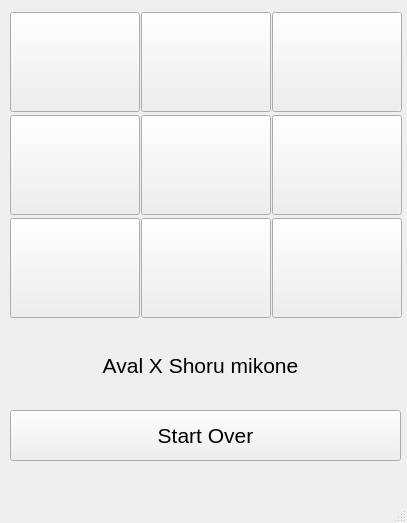
<?xml version="1.0" encoding="UTF-8"?>
<ui version="4.0">
 <class>MainWindow</class>
 <widget class="QMainWindow" name="MainWindow">
  <property name="geometry">
   <rect>
    <x>0</x>
    <y>0</y>
    <width>407</width>
    <height>523</height>
   </rect>
  </property>
  <property name="windowTitle">
   <string>MainWindow</string>
  </property>
  <widget class="QWidget" name="centralwidget">
   <widget class="QWidget" name="gridLayoutWidget">
    <property name="geometry">
     <rect>
      <x>10</x>
      <y>10</y>
      <width>392</width>
      <height>311</height>
     </rect>
    </property>
    <property name="sizePolicy">
     <sizepolicy hsizetype="Preferred" vsizetype="Preferred">
      <horstretch>100</horstretch>
      <verstretch>100</verstretch>
     </sizepolicy>
    </property>
    <property name="minimumSize">
     <size>
      <width>100</width>
      <height>100</height>
     </size>
    </property>
    <layout class="QGridLayout" name="gridLayout">
     <property name="spacing">
      <number>1</number>
     </property>
     <item row="0" column="1">
      <widget class="QPushButton" name="pushButton_2">
       <property name="sizePolicy">
        <sizepolicy hsizetype="Minimum" vsizetype="Fixed">
         <horstretch>100</horstretch>
         <verstretch>100</verstretch>
        </sizepolicy>
       </property>
       <property name="minimumSize">
        <size>
         <width>100</width>
         <height>100</height>
        </size>
       </property>
       <property name="font">
        <font>
         <pointsize>48</pointsize>
        </font>
       </property>
       <property name="text">
        <string/>
       </property>
      </widget>
     </item>
     <item row="2" column="1">
      <widget class="QPushButton" name="pushButton_8">
       <property name="sizePolicy">
        <sizepolicy hsizetype="Minimum" vsizetype="Fixed">
         <horstretch>100</horstretch>
         <verstretch>100</verstretch>
        </sizepolicy>
       </property>
       <property name="minimumSize">
        <size>
         <width>100</width>
         <height>100</height>
        </size>
       </property>
       <property name="font">
        <font>
         <pointsize>48</pointsize>
        </font>
       </property>
       <property name="text">
        <string/>
       </property>
      </widget>
     </item>
     <item row="1" column="0">
      <widget class="QPushButton" name="pushButton_4">
       <property name="sizePolicy">
        <sizepolicy hsizetype="Minimum" vsizetype="Fixed">
         <horstretch>100</horstretch>
         <verstretch>100</verstretch>
        </sizepolicy>
       </property>
       <property name="minimumSize">
        <size>
         <width>100</width>
         <height>100</height>
        </size>
       </property>
       <property name="font">
        <font>
         <pointsize>48</pointsize>
        </font>
       </property>
       <property name="text">
        <string/>
       </property>
      </widget>
     </item>
     <item row="1" column="1">
      <widget class="QPushButton" name="pushButton_5">
       <property name="sizePolicy">
        <sizepolicy hsizetype="Minimum" vsizetype="Fixed">
         <horstretch>100</horstretch>
         <verstretch>100</verstretch>
        </sizepolicy>
       </property>
       <property name="minimumSize">
        <size>
         <width>100</width>
         <height>100</height>
        </size>
       </property>
       <property name="font">
        <font>
         <pointsize>48</pointsize>
        </font>
       </property>
       <property name="text">
        <string/>
       </property>
      </widget>
     </item>
     <item row="2" column="0">
      <widget class="QPushButton" name="pushButton_7">
       <property name="sizePolicy">
        <sizepolicy hsizetype="Minimum" vsizetype="Fixed">
         <horstretch>100</horstretch>
         <verstretch>100</verstretch>
        </sizepolicy>
       </property>
       <property name="minimumSize">
        <size>
         <width>100</width>
         <height>100</height>
        </size>
       </property>
       <property name="font">
        <font>
         <pointsize>48</pointsize>
        </font>
       </property>
       <property name="text">
        <string/>
       </property>
      </widget>
     </item>
     <item row="0" column="0">
      <widget class="QPushButton" name="pushButton_1">
       <property name="sizePolicy">
        <sizepolicy hsizetype="Minimum" vsizetype="Fixed">
         <horstretch>100</horstretch>
         <verstretch>100</verstretch>
        </sizepolicy>
       </property>
       <property name="minimumSize">
        <size>
         <width>100</width>
         <height>100</height>
        </size>
       </property>
       <property name="font">
        <font>
         <pointsize>48</pointsize>
        </font>
       </property>
       <property name="text">
        <string/>
       </property>
      </widget>
     </item>
     <item row="0" column="2">
      <widget class="QPushButton" name="pushButton_3">
       <property name="sizePolicy">
        <sizepolicy hsizetype="Minimum" vsizetype="Fixed">
         <horstretch>100</horstretch>
         <verstretch>100</verstretch>
        </sizepolicy>
       </property>
       <property name="minimumSize">
        <size>
         <width>100</width>
         <height>100</height>
        </size>
       </property>
       <property name="font">
        <font>
         <pointsize>48</pointsize>
        </font>
       </property>
       <property name="text">
        <string/>
       </property>
      </widget>
     </item>
     <item row="1" column="2">
      <widget class="QPushButton" name="pushButton_6">
       <property name="sizePolicy">
        <sizepolicy hsizetype="Minimum" vsizetype="Fixed">
         <horstretch>100</horstretch>
         <verstretch>100</verstretch>
        </sizepolicy>
       </property>
       <property name="minimumSize">
        <size>
         <width>100</width>
         <height>100</height>
        </size>
       </property>
       <property name="font">
        <font>
         <pointsize>48</pointsize>
        </font>
       </property>
       <property name="text">
        <string/>
       </property>
      </widget>
     </item>
     <item row="2" column="2">
      <widget class="QPushButton" name="pushButton_9">
       <property name="sizePolicy">
        <sizepolicy hsizetype="Minimum" vsizetype="Fixed">
         <horstretch>100</horstretch>
         <verstretch>100</verstretch>
        </sizepolicy>
       </property>
       <property name="minimumSize">
        <size>
         <width>100</width>
         <height>100</height>
        </size>
       </property>
       <property name="font">
        <font>
         <pointsize>48</pointsize>
        </font>
       </property>
       <property name="text">
        <string/>
       </property>
      </widget>
     </item>
    </layout>
   </widget>
   <widget class="QPushButton" name="pushButton_10">
    <property name="geometry">
     <rect>
      <x>10</x>
      <y>410</y>
      <width>391</width>
      <height>51</height>
     </rect>
    </property>
    <property name="font">
     <font>
      <pointsize>16</pointsize>
     </font>
    </property>
    <property name="text">
     <string>Start Over</string>
    </property>
   </widget>
   <widget class="QLabel" name="label">
    <property name="geometry">
     <rect>
      <x>10</x>
      <y>340</y>
      <width>381</width>
      <height>51</height>
     </rect>
    </property>
    <property name="font">
     <font>
      <pointsize>16</pointsize>
     </font>
    </property>
    <property name="text">
     <string>Aval X Shoru mikone</string>
    </property>
    <property name="alignment">
     <set>Qt::AlignCenter</set>
    </property>
   </widget>
  </widget>
  <widget class="QMenuBar" name="menubar">
   <property name="geometry">
    <rect>
     <x>0</x>
     <y>0</y>
     <width>407</width>
     <height>26</height>
    </rect>
   </property>
  </widget>
  <widget class="QStatusBar" name="statusbar"/>
 </widget>
 <resources/>
 <connections/>
</ui>
